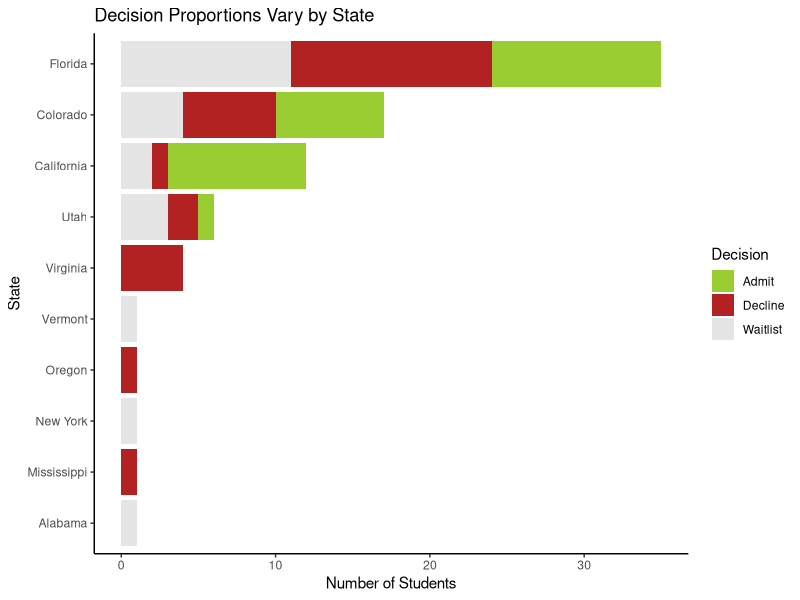
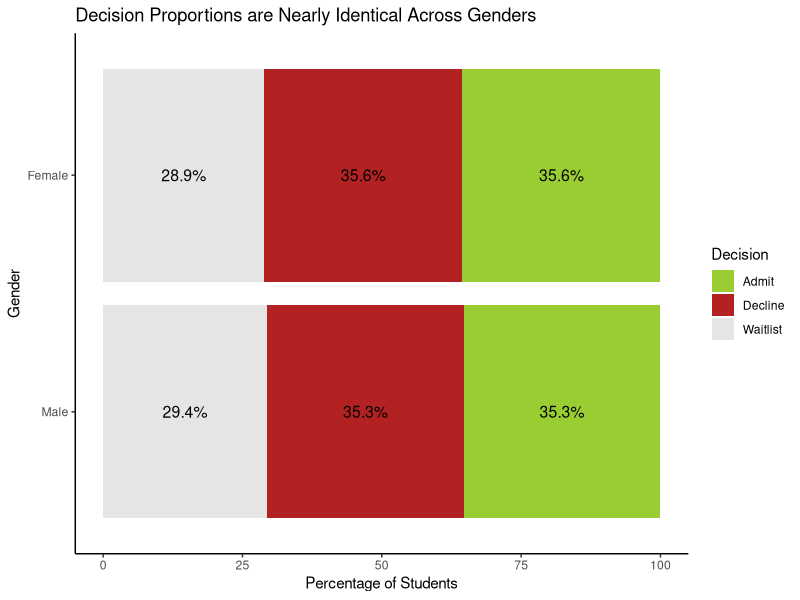

The R source for these figures, in order:
## ---- chunk 1
#| warning: false
library(ggplot2)
library(dplyr)
df <- read.csv("data/cleaned_data/data_cleaned.csv")
ggplot(df, aes(x = reorder(State, table(State)[State]), fill = Decision)) +
  geom_bar() + coord_flip() + 
  theme_classic() + scale_fill_manual(values = c("Admit" = "yellowgreen", "Waitlist" = "gray90", 
"Decline" = "firebrick"))  +
labs(title = "Decision Proportions Vary by State",
       x = "State", 
       y = "Number of Students", 
       fill = "Decision") 
## ---- chunk 2
#| warning: false
df_percent <- df %>%
  mutate(Gender = factor(Gender, levels = c(0, 1), labels = c("Male", "Female"))) %>% 
  group_by(Gender, Decision) %>%
  summarise(count = n()) %>%
  group_by(Gender) %>%
  mutate(percentage = count / sum(count) * 100) %>%
  ungroup()

ggplot(df_percent, aes(x = reorder(Gender, -percentage), y = percentage, fill = Decision)) +
  geom_bar(stat = "identity") + 
  coord_flip() +
  theme_classic() +
  scale_fill_manual(values = c("Admit" = "yellowgreen", "Waitlist" = "gray90", 
                               "Decline" = "firebrick")) +
  labs(title = "Decision Proportions are Nearly Identical Across Genders",
       x = "Gender", 
       y = "Percentage of Students", 
       fill = "Decision") +
  geom_text(aes(label = paste0(round(percentage, 1), "%")), 
            position = position_stack(vjust = 0.5),
            size = 4, color = "black") 
